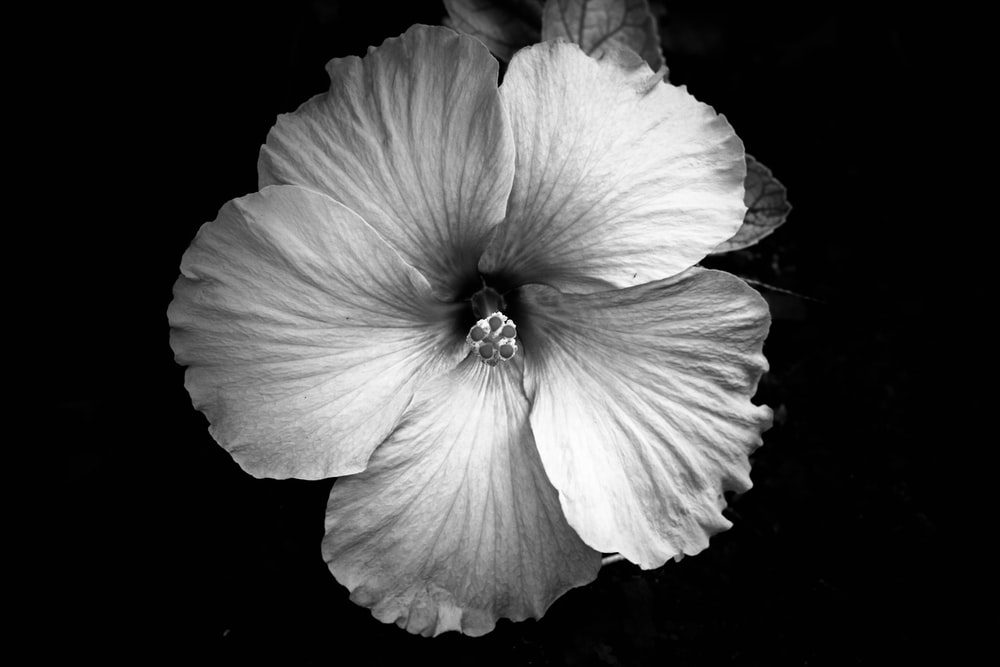
#> input picture Digtal-Image-Processing/floww.jfif, 1000 x 667 px
$ python 'False Contouring.py'
#> lines starting #> are read from the running program, lines starting #| are printed output that depends on the picture
'''
Digital Image Processing
16 April 2020
by Sampada Petkar

False contouring
'''
import cv2

q=2
factor=2**(8-q)

image=cv2.imread('floww.jfif', 0)
#> image is the input picture: shape (667, 1000); min 0, max 255, mean 65
image=cv2.resize(image,(500,300),interpolation=cv2.INTER_AREA)
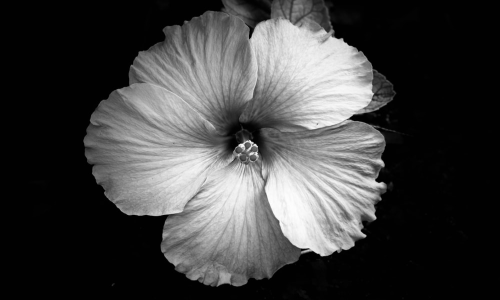
#> image: shape (300, 500); min 0, max 253, mean 65
cv2.imshow('Original',image)
#print(image)
def falseContour(image):
    ht,width=image.shape
#> ht = 300; width = 500
    for i in range (0,ht):
        for j in range (0,width):
            image[i][j]=int(image[i][j]/factor)*factor
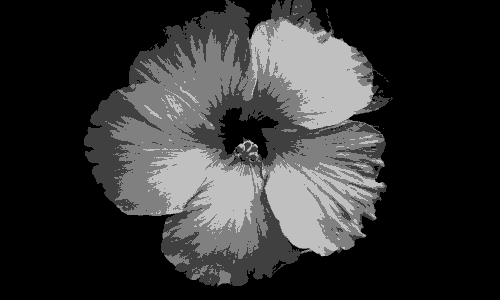
#> image: shape (300, 500); min 0, max 192, mean 50.6

    cv2.imshow('Quantized',image)

falseContour(image)

#all rights are reserved to author.

$ run again, with Digtal-Image-Processing/dog.jfif copied over Digtal-Image-Processing/floww.jfif
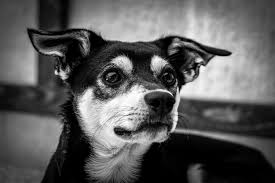
#> input picture Digtal-Image-Processing/dog.jfif, 275 x 183 px
#> image is the input picture: shape (183, 275); min 0, max 255, mean 90.4
#> `image=cv2.resize(image,(500,300),interpolation=cv2.INTER_AREA)`:
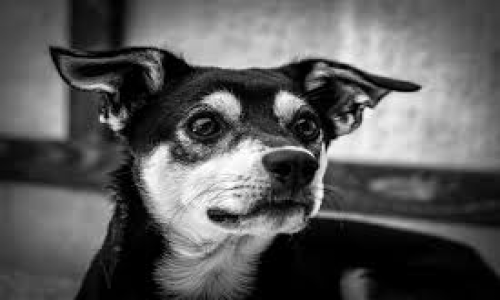
#> image: shape (300, 500); min 0, max 255, mean 90.3
#> after the loop in falseContour, `for i in range (0,ht):`:
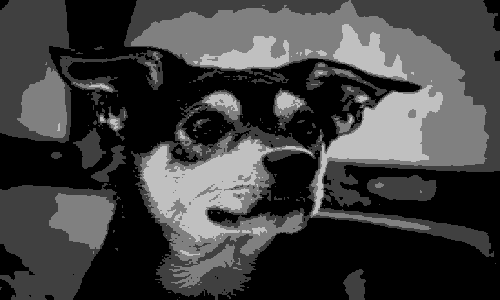
#> image: shape (300, 500); min 0, max 192, mean 63.9
